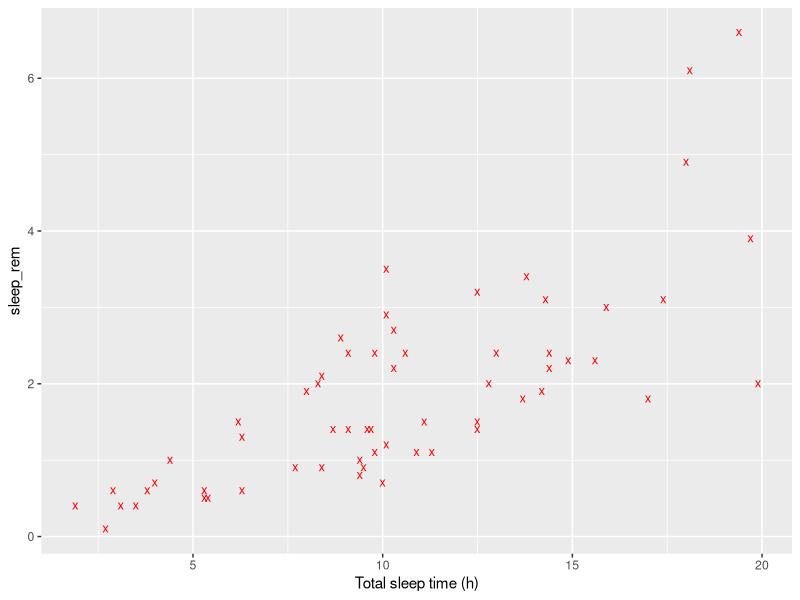

Here is the R script that generated this plot:
# In this code snippet we try different values for parameters size and shape

library(ggplot2)

print(ggplot(msleep, aes(sleep_total, sleep_rem)) +
  geom_point(colour = "red",size = 3, shape = "x") +
  xlab("Total sleep time (h)"))